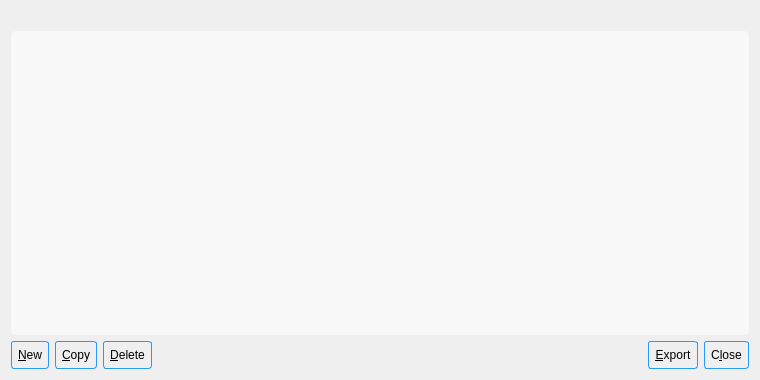
<?xml version="1.0" encoding="UTF-8"?>
<ui version="4.0">
 <class>AddressBookPage</class>
 <widget class="QWidget" name="AddressBookPage">
  <property name="geometry">
   <rect>
    <x>0</x>
    <y>0</y>
    <width>760</width>
    <height>380</height>
   </rect>
  </property>
  <property name="styleSheet">
   <string notr="true">SignVerifyMessageDialog {
    background-color: #FFFFFF;
}

QTabWidget::tab-bar {
    background-color: #F8F8F8;
}

QTabWidget::pane { /* The tab widget frame */
    border: 0px;
    background-color: #FFFFFF;
}


/* Style the tab using the tab sub-control. Note that
    it reads QTabBar _not_ QTabWidget */
QTabBar::tab {
    border: 0px;
   padding : 11px;
}

QTabBar::tab:selected {
   border-style: solid;
    background-color: #FFFFFF;
    border-top-color: #2798FF;
   border-top-width: 2px;
}

QPushButton {
background: #FFFFF;
border-radius: 3px;
border: 1px solid #2798FF;
border-radius: 3px;
padding: 6px;
}

QLineEdit , QPlainTextEdit  {
background: #FFFFFF;
border: 1px solid #E4E4E4;
border-radius: 3px;
padding: 3px;
}

QPushButton[flat=false] {
border: 1px solid #BAC1C4;

background: #BAC1C4;
}

QPushButton:pressed {
color : blue;
background : red;

}

#signMessageButton_SM:!pressed, #verifyMessageButton_VM:!pressed
{
background: #2798FF;
}


QPushButton[flat=false]:pressed {
background : #F8F8F8;
}

QDialog {
background-color: rgb(255, 255, 255);
}</string>
  </property>
  <layout class="QVBoxLayout" name="verticalLayout">
   <item>
    <widget class="QLabel" name="labelExplanation">
     <property name="textFormat">
      <enum>Qt::PlainText</enum>
     </property>
     <property name="wordWrap">
      <bool>true</bool>
     </property>
    </widget>
   </item>
   <item>
    <widget class="QTableView" name="tableView">
     <property name="contextMenuPolicy">
      <enum>Qt::CustomContextMenu</enum>
     </property>
     <property name="toolTip">
      <string>Right-click to edit address or label</string>
     </property>
     <property name="styleSheet">
      <string notr="true">
QHeaderView::section {
   background-color: rgb(242, 242, 242);
    border: 0px;
}

QTableView {
border-radius: 5px;
	background-color: rgb(248, 248, 248);
}
</string>
     </property>
     <property name="tabKeyNavigation">
      <bool>false</bool>
     </property>
     <property name="alternatingRowColors">
      <bool>true</bool>
     </property>
     <property name="selectionMode">
      <enum>QAbstractItemView::SingleSelection</enum>
     </property>
     <property name="selectionBehavior">
      <enum>QAbstractItemView::SelectRows</enum>
     </property>
     <property name="sortingEnabled">
      <bool>true</bool>
     </property>
     <attribute name="verticalHeaderVisible">
      <bool>false</bool>
     </attribute>
    </widget>
   </item>
   <item>
    <layout class="QHBoxLayout" name="horizontalLayout">
     <item>
      <widget class="QPushButton" name="newAddress">
       <property name="sizePolicy">
        <sizepolicy hsizetype="Preferred" vsizetype="Preferred">
         <horstretch>0</horstretch>
         <verstretch>0</verstretch>
        </sizepolicy>
       </property>
       <property name="toolTip">
        <string>Create a new address</string>
       </property>
       <property name="text">
        <string>&amp;New</string>
       </property>
       <property name="icon">
        <iconset resource="../bitcoin.qrc">
         <normaloff>:/icons/add</normaloff>:/icons/add</iconset>
       </property>
       <property name="autoDefault">
        <bool>false</bool>
       </property>
      </widget>
     </item>
     <item>
      <widget class="QPushButton" name="copyAddress">
       <property name="sizePolicy">
        <sizepolicy hsizetype="Preferred" vsizetype="Preferred">
         <horstretch>0</horstretch>
         <verstretch>0</verstretch>
        </sizepolicy>
       </property>
       <property name="toolTip">
        <string>Copy the currently selected address to the system clipboard</string>
       </property>
       <property name="text">
        <string>&amp;Copy</string>
       </property>
       <property name="icon">
        <iconset resource="../bitcoin.qrc">
         <normaloff>:/icons/editcopy</normaloff>:/icons/editcopy</iconset>
       </property>
       <property name="autoDefault">
        <bool>false</bool>
       </property>
      </widget>
     </item>
     <item>
      <widget class="QPushButton" name="deleteAddress">
       <property name="sizePolicy">
        <sizepolicy hsizetype="Preferred" vsizetype="Preferred">
         <horstretch>0</horstretch>
         <verstretch>0</verstretch>
        </sizepolicy>
       </property>
       <property name="toolTip">
        <string>Delete the currently selected address from the list</string>
       </property>
       <property name="text">
        <string>&amp;Delete</string>
       </property>
       <property name="icon">
        <iconset resource="../bitcoin.qrc">
         <normaloff>:/icons/remove</normaloff>:/icons/remove</iconset>
       </property>
       <property name="autoDefault">
        <bool>false</bool>
       </property>
      </widget>
     </item>
     <item>
      <spacer name="horizontalSpacer">
       <property name="orientation">
        <enum>Qt::Horizontal</enum>
       </property>
       <property name="sizeHint" stdset="0">
        <size>
         <width>40</width>
         <height>20</height>
        </size>
       </property>
      </spacer>
     </item>
     <item>
      <widget class="QPushButton" name="exportButton">
       <property name="sizePolicy">
        <sizepolicy hsizetype="Preferred" vsizetype="Preferred">
         <horstretch>0</horstretch>
         <verstretch>0</verstretch>
        </sizepolicy>
       </property>
       <property name="toolTip">
        <string>Export the data in the current tab to a file</string>
       </property>
       <property name="text">
        <string>&amp;Export</string>
       </property>
       <property name="icon">
        <iconset resource="../bitcoin.qrc">
         <normaloff>:/icons/export</normaloff>:/icons/export</iconset>
       </property>
       <property name="autoDefault">
        <bool>false</bool>
       </property>
      </widget>
     </item>
     <item>
      <widget class="QPushButton" name="closeButton">
       <property name="sizePolicy">
        <sizepolicy hsizetype="Preferred" vsizetype="Preferred">
         <horstretch>0</horstretch>
         <verstretch>0</verstretch>
        </sizepolicy>
       </property>
       <property name="text">
        <string>C&amp;lose</string>
       </property>
       <property name="autoDefault">
        <bool>false</bool>
       </property>
      </widget>
     </item>
    </layout>
   </item>
  </layout>
 </widget>
 <resources>
  <include location="../bitcoin.qrc"/>
 </resources>
 <connections/>
</ui>
